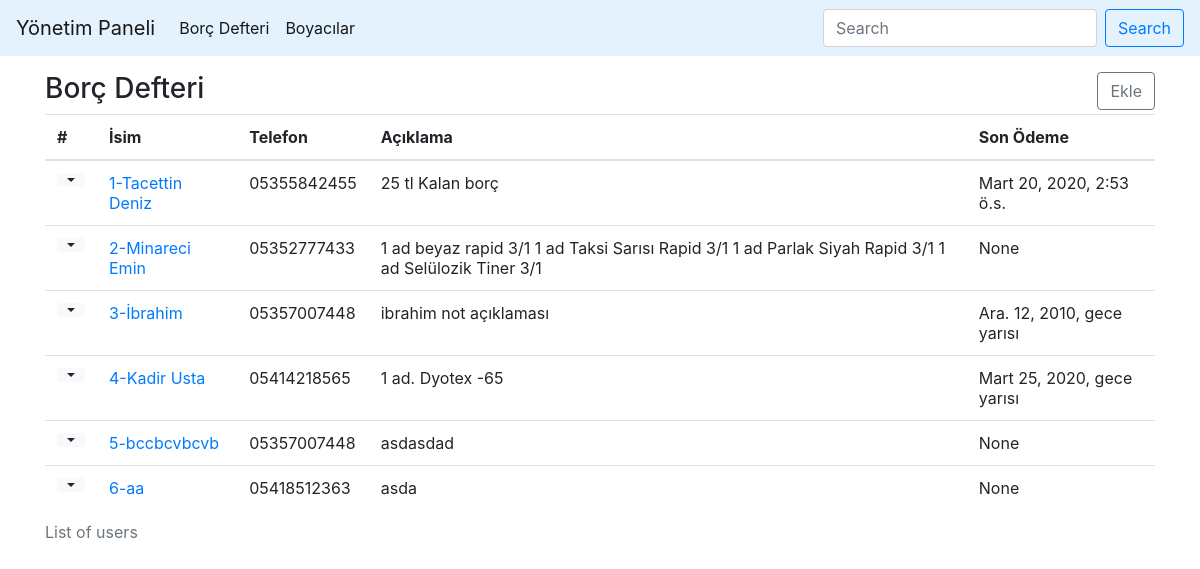
/defter/, run on an earlier commit of the app's database.
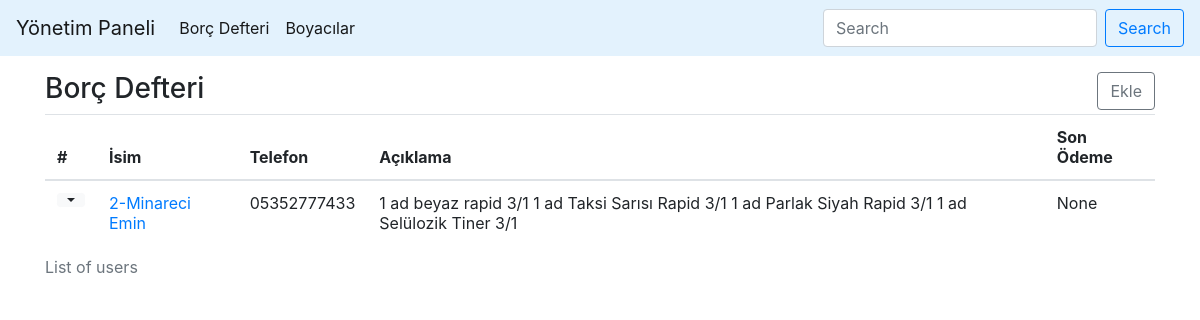
And on a later commit of the database.
### boya/models.py (models this page shows, shortened)
class BorcDefteri(models.Model):
    borclu_isim = models.CharField(max_length=100, verbose_name="Borçlu İsmi")
    borclu_telefon = models.CharField(max_length=11, verbose_name="Telefon")
    borclu_aciklama = models.TextField(verbose_name="Açıklama")
    borc_baslangic = models.DateTimeField(auto_now_add=True)
    borc_son_odeme = models.DateTimeField(blank=True, null=True, verbose_name="Ödeme Tarihi")
    class Meta:
        verbose_name = "Borç Defteri"
        verbose_name_plural = "Borç Defteri"

### boya/views.py (the view)
# urls.py: path('defter/', views.borc_defteri, name="defter"),
def borc_defteri(request):
    defterler = BorcDefteri.objects.all()
    return render(request, 'defter.html', {'defterler': defterler})

### templates/defter.html (shortened to what this page needs)
{% extends 'base.html' %}
{% block content %}
<div class="container mt-3">
      <div class="row justify-content-center">
        <div class="col-12">
          <div class="row">
          <div class="col-6"><h3>Borç Defteri</h1></div>
          <div class="col-6 text-right"><a type="button" href="{% url 'defter_ekle' %}" class="btn btn-outline-secondary align-right">Ekle</a></div>
          </div>
            <table class="table">
              <caption>List of users</caption>
              <thead>
                <tr>
                  <th scope="col">#</th>
                  <th scope="col">İsim</th>
                  <th scope="col">Telefon</th>
                  <th scope="col">Açıklama</th>
                  <th scope="col">Son Ödeme</th>
                </tr>
              </thead>
              <tbody>
              {% for defter in defterler %}
                <tr>
                  <th scope="row"><div class="btn-group">
  <button type="button" class="btn btn-sm btn-light dropdown-toggle dropdown-toggle-split" data-toggle="dropdown" aria-haspopup="true" aria-expanded="false">
  </button>
</div></th>
                  <td><a href="{% url 'defter_ayrinti' defter.id%}">{{defter.id}}-{{defter.borclu_isim}}</a></td>
                  <td>{{defter.borclu_telefon}}</td>
                  <td>{{defter.borclu_aciklama}}</td>
                  <td>{{defter.borc_son_odeme}}</td>
                </tr>
              {% endfor %}
              </tbody>
            </table>
        </div>
      </div>
</div>
{% endblock content %}

### templates/base.html (shortened to what this page needs)
<html lang="en">
  <head>
    <link rel="stylesheet" href="https://stackpath.bootstrapcdn.com/bootstrap/4.4.1/css/bootstrap.min.css">
  </head>
  <body>
  <nav class="navbar navbar-expand-lg navbar-light"  style="background-color: #e3f2fd;">
  <a class="navbar-brand" href="/">Yönetim Paneli</a>
  <div class="collapse navbar-collapse" id="navbarSupportedContent">
    <ul class="navbar-nav mr-auto">
      <li class="nav-item active">
        <a class="nav-link" href="{% url 'defter' %}">Borç Defteri <span class="sr-only">(current)</span></a>
      </li>
      <li class="nav-item active">
        <a class="nav-link" href="{% url 'boyacilar' %}">Boyacılar <span class="sr-only">(current)</span></a>
      </li>
    </ul>
    <form class="form-inline my-2 my-lg-0">
      <input class="form-control mr-sm-2" type="search" placeholder="Search" aria-label="Search">
      <button class="btn btn-outline-primary my-2 my-sm-0" type="submit">Search</button>
    </form>
  </div>
</nav>
{% block content %}
{% endblock content %}
  </body>
</html>

What changed in the data, as far as the page shows it:
removed BorcDefteri: id "1", borclu_isim "Tacettin Deniz", borclu_telefon "05355842455", borclu_aciklama "25 tl Kalan borç", borc_son_odeme "Mart 20, 2020, 2:53 ö.s."
removed BorcDefteri: id "3", borclu_isim "İbrahim", borclu_telefon "05357007448", borclu_aciklama "ibrahim not açıklaması", borc_son_odeme "Ara. 12, 2010, gece yarısı"
removed BorcDefteri: id "4", borclu_isim "Kadir Usta", borclu_telefon "05414218565", borclu_aciklama "1 ad. Dyotex -65", borc_son_odeme "Mart 25, 2020, gece yarısı"
removed BorcDefteri: id "5", borclu_isim "bccbcvbcvb", borclu_telefon "05357007448", borclu_aciklama "asdasdad", borc_son_odeme "None"
removed BorcDefteri: id "6", borclu_isim "aa", borclu_telefon "05418512363", borclu_aciklama "asda", borc_son_odeme "None"
